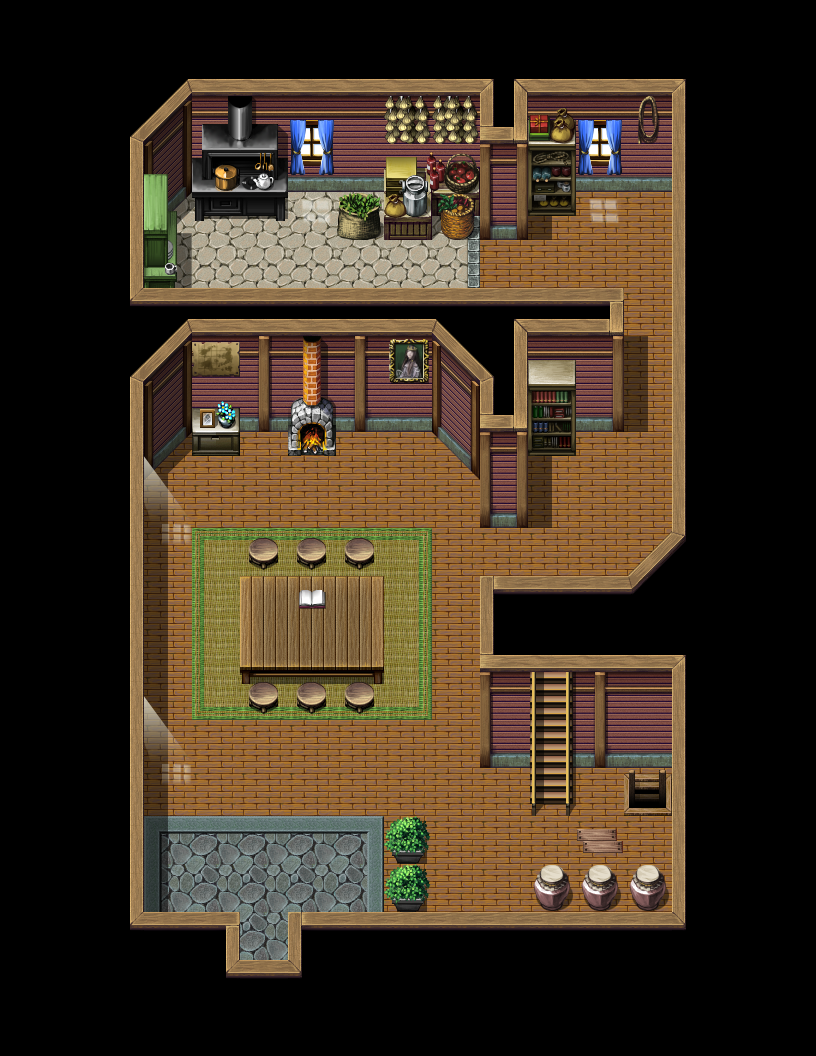

A 2D game scene composited from a Tiled map and its tileset images. What follows is a short description and the map's XML, with each tile layer's data collapsed to a summary:
An orthogonal 34x44 tile map with 24x24 px tiles, 9 tile layers (under0_none, under1_ground, under2_fire, under3_objects, ...), 7 tilesets and 34 objects (2x hero_s_hometown, 2x chief_s_house_2f, 2x chief_s_house_b1).

<map version="1.2" tiledversion="1.2.3" orientation="orthogonal" renderorder="right-down" width="34" height="44" tilewidth="24" tileheight="24" infinite="0" nextlayerid="14" nextobjectid="44">
 <tileset firstgid="1" name="chief_s_house" tilewidth="24" tileheight="24" tilecount="832" columns="32">
  <image source="tilesets/chief_s_house.png" width="768" height="624" />
 </tileset>
 <tileset firstgid="833" source="tilesets/fsm_flame03.tsx" />
 <tileset firstgid="1601" source="tilesets/fsm_inside01_b.tsx" />
 <tileset firstgid="2625" source="tilesets/fsm_inside01_c.tsx" />
 <tileset firstgid="3649" source="tilesets/fsm_inside01_d.tsx" />
 <tileset firstgid="4673" source="tilesets/fsm_inside01_f.tsx" />
 <tileset firstgid="4729" source="tilesets/fsm_inside01_e.tsx" />
 <layer id="2" name="under0_none" width="34" height="44">
  <data>[1496 cells, 0 non-empty, 0 distinct tile ids]</data>
 </layer>
 <layer id="1" name="under1_ground" width="34" height="44">
  <data>[1496 cells, 1395 non-empty, 272 distinct tile ids]</data>
 </layer>
 <layer id="3" name="under2_fire" width="34" height="44">
  <data>[1496 cells, 4 non-empty, 4 distinct tile ids]</data>
 </layer>
 <layer id="4" name="under3_objects" width="34" height="44">
  <data>[1496 cells, 17 non-empty, 13 distinct tile ids]</data>
 </layer>
 <layer id="5" name="under4_objects" width="34" height="44">
  <data>[1496 cells, 2 non-empty, 2 distinct tile ids]</data>
 </layer>
 <layer id="6" name="under5_none" width="34" height="44">
  <data>[1496 cells, 0 non-empty, 0 distinct tile ids]</data>
 </layer>
 <layer id="7" name="over6_objects" width="34" height="44">
  <data>[1496 cells, 112 non-empty, 17 distinct tile ids]</data>
 </layer>
 <layer id="8" name="over7_none" width="34" height="44">
  <data>[1496 cells, 0 non-empty, 0 distinct tile ids]</data>
 </layer>
 <layer id="9" name="over8_none" width="34" height="44">
  <data>[1496 cells, 0 non-empty, 0 distinct tile ids]</data>
 </layer>
 <objectgroup id="11" name="collision_layer">
  <object id="4" x="288" y="936" width="528" height="120" />
  <object id="5" x="0" y="936" width="240" height="120" />
  <object id="6" x="672" y="0" width="144" height="936" />
  <object id="8" x="0" y="0" width="144" height="936" />
  <object id="9" x="144" y="0" width="528" height="192" />
  <object id="10" x="480" y="600" width="48" height="168" />
  <object id="11" x="576" y="600" width="96" height="168" />
  <object id="12" x="528" y="600" width="48" height="72" />
  <object id="13" x="648" y="576" width="24" height="24" />
  <object id="14" x="384" y="816" width="48" height="96" />
  <object id="15" x="528" y="864" width="144" height="48" />
  <object id="16" x="240" y="528" width="144" height="192" />
  <object id="17" x="144" y="312" width="480" height="120" />
  <object id="18" x="480" y="432" width="48" height="96" />
  <object id="19" x="528" y="432" width="48" height="24" />
  <object id="24" x="432" y="432" width="48" height="24" />
  <object id="25" x="456" y="456" width="24" height="24" />
  <object id="27" x="144" y="432" width="96" height="24" />
  <object id="28" x="144" y="456" width="24" height="24" />
  <object id="29" x="288" y="432" width="48" height="24" />
  <object id="30" x="336" y="192" width="192" height="48" />
  <object id="32" x="528" y="192" width="48" height="24" />
  <object id="33" x="192" y="192" width="96" height="24" />
  <object id="34" x="144" y="192" width="48" height="96" />
  <object id="35" x="528" y="768" height="48" />
  <object id="36" x="576" y="768" height="48" />
  <object id="37" x="624" y="816" width="48" />
  <object id="38" x="624" y="792" height="24" />
 </objectgroup>
 <objectgroup id="12" name="spawn_layer">
  <object id="2" name="hero_s_hometown" x="240" y="960" width="48" height="24" />
  <object id="41" name="chief_s_house_2f" x="528" y="696" width="48" height="24" />
  <object id="42" name="chief_s_house_b1" x="624" y="768" width="48" height="24" />
 </objectgroup>
 <objectgroup id="13" name="portal_layer">
  <object id="3" name="hero_s_hometown" x="240" y="984" width="48" height="24" />
  <object id="39" name="chief_s_house_2f" x="528" y="672" width="48" height="24" />
  <object id="43" name="chief_s_house_b1" x="624" y="792" width="48" height="24" />
 </objectgroup>
</map>
